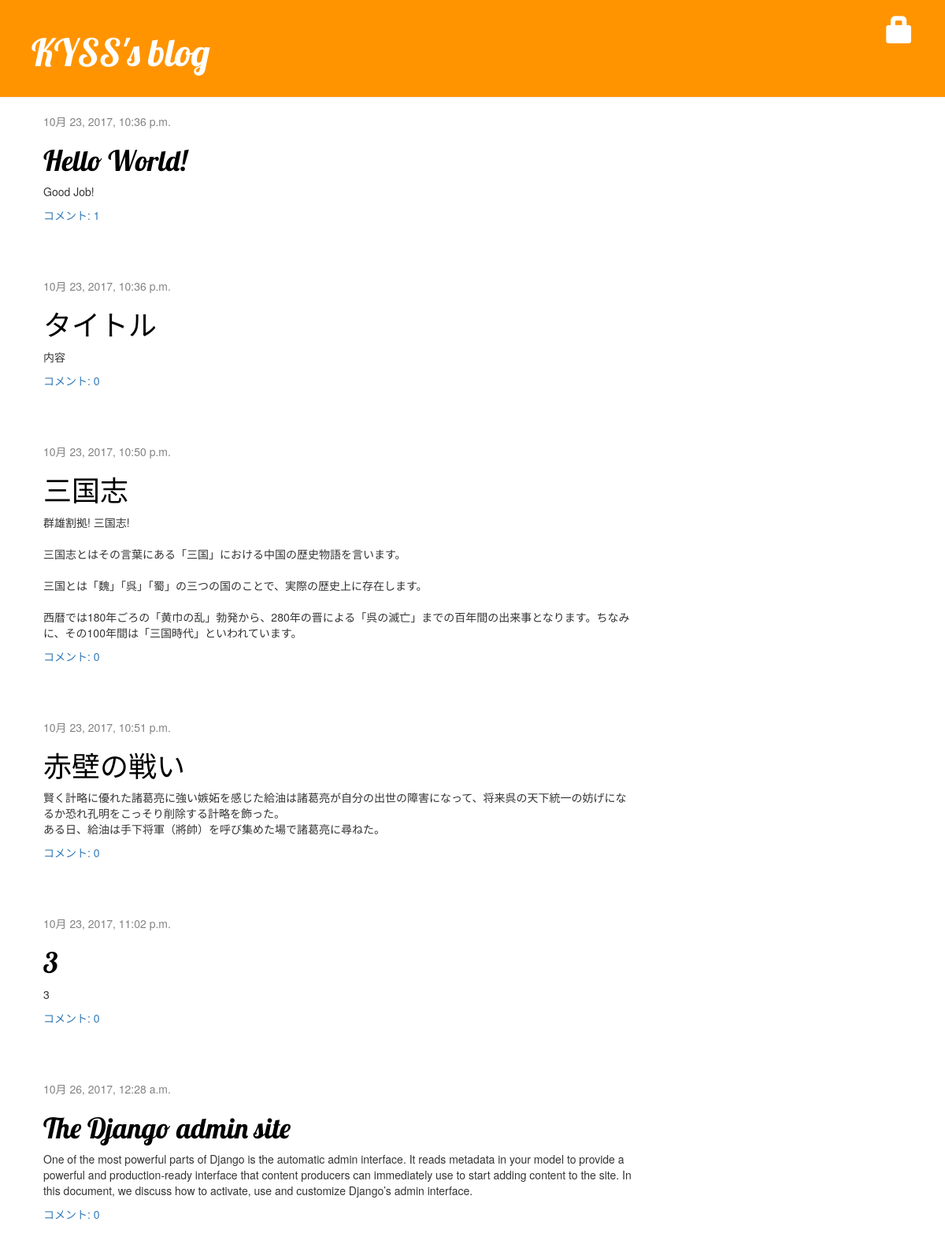
The page / on the database its author committed.
### blog/models.py (models this page shows, shortened)
class Post(models.Model):
    author = models.ForeignKey('auth.User')
    title = models.CharField(max_length=200)
    text = models.TextField()
    created_date = models.DateTimeField(default=timezone.now)
    published_date = models.DateTimeField(blank=True, null=True)
    def approved_comments(self):
        return self.comments.filter(approved_comment=True)

### blog/views.py (the view)
# urls.py: url(r'^$', views.post_list, name='post_list'),
def post_list(request):
    posts = Post.objects.filter(published_date__lte=timezone.now()).order_by('published_date')
    return render(request, 'blog/post_list.html', {'posts': posts})

### blog/templates/blog/post_list.html
{% extends 'blog/base.html' %}
{% block content %}
    {% for post in posts %}
        <div class="post">
            <div class="date">
                {{ post.published_date }}
            </div>
            <h1><a href="{% url 'post_detail' pk=post.pk %}">{{ post.title }}</a></h1>
            <p>{{ post.text|linebreaksbr }}</p>
            <a href="{% url 'post_detail' pk=post.pk %}">コメント: {{ post.approved_comments.count }}</a>
        </div>
    {% endfor %}
{% endblock content %}

### blog/templates/blog/base.html (shortened to what this page needs)
{% load staticfiles %}
<html>
<head>
    <link rel="stylesheet" href="//maxcdn.bootstrapcdn.com/bootstrap/3.2.0/css/bootstrap.min.css">
    <link rel="stylesheet" href="//maxcdn.bootstrapcdn.com/bootstrap/3.2.0/css/bootstrap-theme.min.css">
    <link rel="stylesheet" href="{% static 'css/blog.css' %}">
</head>
<body>
    <div class="page-header">
        {% if user.is_authenticated %}
            <a href="{% url 'post_new' %}" class="top-menu"><span class="glyphicon glyphicon-plus"></span></a>
            <a href="{% url 'post_draft_list' %}" class="top-menu"><span class="glyphicon glyphicon-edit"></span></a>
            <p class="top-menu">こんにちは {{ user.username }}<small>(<a href="{% url 'logout' %}">ログアウト</a>)</small></p>
        {% else %}
            <a href="{% url 'login' %}" class="top-menu"><span class="glyphicon glyphicon-lock"></span></a>
        {% endif %}
        <h1><a href="/">KYSS's blog</a></h1>
    </div>
    <div class="content container">
        <div class="row">
            <div class="col-md-8">
            {% block content %}
            {% endblock %}
            </div>
        </div>
    </div>
</body>
</html>

### blog/static/css/blog.css (style rules this page uses)
.page-header { background-color: #ff9400; margin-top: 0; padding: 20px 20px 20px 40px; }
.page-header h1, .page-header h1 a, .page-header h1 a:visited, .page-header h1 a:active { color: #ffffff; font-size: 36pt; text-decoration: none; }
.content { margin-left: 40px; }
h1, h2, h3, h4 { font-family: 'Lobster', cursive; }
.date { color: #828282; }
.top-menu, .top-menu:hover, .top-menu:visited { color: #ffffff; float: right; font-size: 26pt; margin-right: 20px; }
.post { margin-bottom: 70px; }
.post h1 a, .post h1 a:visited { color: #000000; }

### rows shown on the page
Post: published_date "10月 23, 2017, 10:36 p.m.", title "Hello World!", text "Good Job!", approved_comments.count "1"
Post: published_date "10月 23, 2017, 10:36 p.m.", title "タイトル", text "内容", approved_comments.count "0"
Post: published_date "10月 23, 2017, 10:50 p.m.", title "三国志", text "群雄割拠! 三国志! 三国志とはその言葉にある「三国」における中国の歴史物語を言います。 三国とは「魏」「呉」「蜀」の三つの国のことで、実際の歴史上に存在します。 西暦では180年ごろの「黄巾の乱」勃発から、280年の晋による「呉の滅亡」までの百年間の出来事となります。ちなみに、その100年間は「三国時代」といわれています。", approved_comments.count "0"
Post: published_date "10月 23, 2017, 10:51 p.m.", title "赤壁の戦い", text "賢く計略に優れた諸葛亮に強い嫉妬を感じた給油は諸葛亮が自分の出世の障害になって、将来呉の天下統一の妨げになるか恐れ孔明をこっそり削除する計略を飾った。 ある日、給油は手下将軍（將帥）を呼び集めた場で諸葛亮に尋ねた。", approved_comments.count "0"
Post: published_date "10月 23, 2017, 11:02 p.m.", title "3", text "3", approved_comments.count "0"
Post: published_date "10月 26, 2017, 12:28 a.m.", title "The Django admin site", text "One of the most powerful parts of Django is the automatic admin interface. It reads metadata in your model to provide a powerful and production-ready interface that content producers can immediately use to start adding content to the site. In this document, we discuss how to activate, use and customize Django’s admin interface.", approved_comments.count "0"
